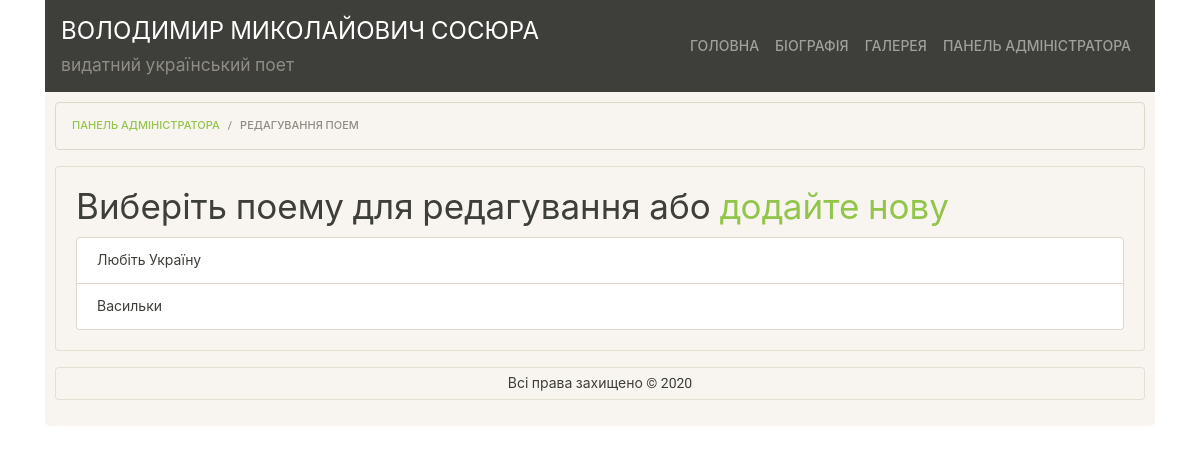
/lab10/public/admin/edit_poems.php (signed in), run on the app's committed database.
### tables this page shows
CREATE TABLE `site_head` (
  `id` int(11) NOT NULL,
  `author_full_name` varchar(50) NOT NULL,
  `description` varchar(50) NOT NULL
);

CREATE TABLE `poems` (
  `id` int(11) NOT NULL,
  `name` varchar(30) NOT NULL,
  `content` text NOT NULL
);

### lab10/src/services/Utils.php (called while the page is built, shortened)
<?php
class Utils {
    public static function get_file_hash($filename) {
        return date('YmdHis', filemtime($filename));
    }
}

### lab10/src/services/Auth.php (called while the page is built, shortened)
<?php
require_once __DIR__."/../dao/UserDaoPdo.php";
class Auth {
    private static ?Auth $singleton = null;
    private PDO $db;
    private UserDaoPdo $userDao;
    private ?User $user;
    private function __construct(PDO $db) {
        $this->db = $db;
        $this->userDao = new UserDaoPdo($db);
        $this->user = null;
        $this->tryRestoreFromSession();
    }
    private function tryRestoreFromSession() {
        if (isset($_SESSION['username']) && isset($_SESSION['password'])) {
            $username = $_SESSION['username'];
            $user = $this->userDao->findOneWithUsername($username);
            $this->user = $user;
        }
    }
    public static function instance() {
        if (Auth::$singleton == null) {
            include __DIR__."/../../config/db.php";
            Auth::$singleton = new Auth($db);
        }
        return Auth::$singleton;
    }
    public function getDb() {
        return $this->db;
    }
    public function isLoggedIn() {
        return $this->user != null;
    }
    public function isLoggedAsEditor() {
        return $this->isLoggedIn() && $this->user->isEditor();
    }
}

### lab10/src/dao/PdoDao.php (called while the page is built, shortened)
<?php
abstract class PdoDao {
    protected PDO $db;
    public function __construct(PDO $db) {
        $this->db = $db;
    }
    public function getAll() {
        $stmt = $this->db->query("SELECT * FROM `{$this->getTableName()}`");
        return array_map(function($arr) {
            return $this->associativeArrayToObject($arr);
        }, $stmt->fetchAll());
    }
    public function getById($id) {
        $stmt = $this->db->prepare("SELECT * FROM `{$this->getTableName()}` WHERE `id` = ?");
        $stmt->execute([$id]);
        $row = $stmt->fetch();
        return $this->associativeArrayToObject($row);
    }
}

### lab10/src/dao/SiteHeadDaoPdo.php (called while the page is built, shortened)
<?php
require_once __DIR__ . "/../models/SiteHead.php";
require_once __DIR__ . "/PdoDao.php";
class SiteHeadDaoPdo extends PdoDao {
    protected function getTableName() {
        return self::TABLE_NAME;
    }
    protected function associativeArrayToObject($arr) {
        return SiteHead::fromArray($arr);
    }
}

### lab10/src/models/SiteHead.php (called while the page is built, shortened)
<?php
class SiteHead {
    private $author_full_name;
    private $description;
    public static function fromArray($arr) {
        $obj = new SiteHead();
        foreach ($arr as $key => $value) {
            if (is_numeric($key)) continue;
            $obj->{$key} = $value;
        }
        return $obj;
    }
    public function getAuthorFullName() {
        return $this->author_full_name;
    }
    public function getDescription() {
        return $this->description;
    }
}

### lab10/src/dao/UserDaoPdo.php (called while the page is built, shortened)
<?php
require_once __DIR__ . "/../models/User.php";
require_once __DIR__ . "/PdoDao.php";
class UserDaoPdo extends PdoDao {
    protected function getTableName() {
        return self::TABLE_NAME;
    }
    protected function associativeArrayToObject($arr) {
        return User::fromArray($arr);
    }
    public function findOneWithUsername($username) {
        $stmt = $this->db->prepare("SELECT * FROM `{$this->getTableName()}` WHERE `username` = ?");
        $stmt->execute([$username]);
        $row = $stmt->fetch();
        return $this->associativeArrayToObject($row);
    }
}

### lab10/src/models/User.php (called while the page is built, shortened)
<?php
class User {
    private $role_id;
    public function isEditor() {
        return $this->getRoleId() >= 2;
    }
    public function getRoleId() {
        return $this->role_id;
    }
}

### lab10/src/dao/PoemDaoPdo.php (called while the page is built, shortened)
<?php
require_once __DIR__ . "/../models/Poem.php";
require_once __DIR__ . "/PdoDao.php";
class PoemDaoPdo extends PdoDao {
    protected function getTableName() {
        return self::TABLE_NAME;
    }
    protected function associativeArrayToObject($arr) {
        return Poem::fromArray($arr);
    }
}

### lab10/src/models/Poem.php (called while the page is built, shortened)
<?php
class Poem {
    private $id;
    private $name;
    public static function fromArray($arr) {
        $obj = new Poem();
        foreach ($arr as $key => $value) {
            if (is_numeric($key)) continue;
            $obj->{$key} = $value;
        }
        return $obj;
    }
    public function getId() {
        return $this->id;
    }
    public function getName() {
        return $this->name;
    }
}

### lab10/public/admin/edit_poems.php (the view)
<?php
require_once __DIR__."/../../src/services/Auth.php";
require_once __DIR__."/../../src/dao/PoemDaoPdo.php";
if (!Auth::instance()->isLoggedAsEditor()) {
    header("Location: ./login.php");
    die();
}
$poemDao = new PoemDaoPdo(Auth::instance()->getDb());
$breadcrumb_path = [
    "Панель адміністратора" => "./",
    "Редагування поем" => "#",
];
require_once __DIR__."/../templates/head.php";
?>
<div class="card bg-light mb-3">
    <div class="card-body justify-content-end">
      <h1>Виберіть поему для редагування або <a href="./add_poem.php">додайте нову</a></h1>
      <div class="list-group">
        <?php foreach ($poemDao->getAll() as $poem): ?>
        <a href="./edit_poem.php?id=<?= $poem->getId(); ?>" class="list-group-item list-group-item-action"><?= $poem->getName(); ?></a>
        <?php endforeach; ?>
      </div>
    </div>
  </div>
<?php
require_once __DIR__."/../templates/footer.php";
?>

### lab10/public/templates/head.php (shortened to what this page needs)
<?php
require_once __DIR__."/../../src/services/Utils.php";
require_once __DIR__."/../../src/services/Auth.php";
require_once __DIR__."/../../src/dao/SiteHeadDaoPdo.php";
$siteHeadPdo = new SiteHeadDaoPdo(Auth::instance()->getDb());
$siteHead = $siteHeadPdo->getById(1);
?>
<!DOCTYPE html>
<html lang="ua">
<head>
    <link rel="stylesheet" href="/assets/css/bootstrap.css?hash=<?= Utils::get_file_hash(__DIR__."/../assets/css/bootstrap.css"); ?>">
    <link rel="stylesheet" href="/assets/css/main.css?hash=<?= Utils::get_file_hash(__DIR__."/../assets/css/main.css"); ?>">
    <link rel="stylesheet" href="/assets/css/ekko-lightbox.css?hash=<?= Utils::get_file_hash(__DIR__."/../assets/css/ekko-lightbox.css"); ?>">
</head>
<body>
<div class="container">
    <nav class="navbar navbar-expand-lg navbar-dark bg-primary">
    <div class="row">
      <div class="col">
        <div class="row">
        <div class="col">
            <a class="navbar-brand" href="/"><?= $siteHead->getAuthorFullName(); ?></a>
        </div>
        </div>
        <div class="row">
        <div class="col">
            <h5 class="text-secondary"><?= $siteHead->getDescription(); ?></h5>
        </div>
        </div>
      </div>
    </div>
    <div class="collapse navbar-collapse justify-content-end" id="navbarColor01">
        <ul class="navbar-nav">
        <li class="nav-item <?= empty($is_nav_page_main) ? '' : 'active'; ?>">
            <a class="nav-link top-menu-link" href="/">Головна</a>
        </li>
        <li class="nav-item <?= empty($is_nav_page_bio) ? '' : 'active'; ?>">
            <a class="nav-link top-menu-link" href="/biography.php">Біографія</a>
        </li>
        <li class="nav-item <?= empty($is_nav_page_gallery) ? '' : 'active'; ?>">
            <a class="nav-link top-menu-link" href="/gallery.php">Галерея</a>
        </li>
        <?php if (Auth::instance()->isLoggedAsEditor()): ?>
        <li class="nav-item <?= empty($is_nav_page_admin) ? '' : 'active'; ?>">
            <a class="nav-link top-menu-link" href="/admin/">Панель адміністратора</a>
        </li>
        <?php endif; ?>
        </ul>
    </div>
    </nav>
    <div class="jumbotron content">
      <ol class="breadcrumb">
        <?php
        foreach ($breadcrumb_path as $key => $value):
            if ($key != array_key_last($breadcrumb_path)):
        ?>
            <li class="breadcrumb-item"><a href="<?= $value; ?>"><?= $key; ?></a></li>
        <?php
            else:
        ?>
            <li class="breadcrumb-item active"><?= $key; ?></li>
        <?php
            endif;
        endforeach;
        ?>
      </ol>

### lab10/public/assets/css/main.css (style rules this page uses)
.navbar-brand { font-size: 24px; }
.top-menu-link { font-size: 14px !important; }
.content { padding: 10px; }

### data on the page
site_head: author_full_name "ВОЛОДИМИР МИКОЛАЙОВИЧ СОСЮРА", description "видатний український поет"
poems: name "Любіть Україну"
poems: name "Васильки"

### other printed values
$key "ПАНЕЛЬ АДМІНІСТРАТОРА"
$key "РЕДАГУВАННЯ ПОЕМ"
